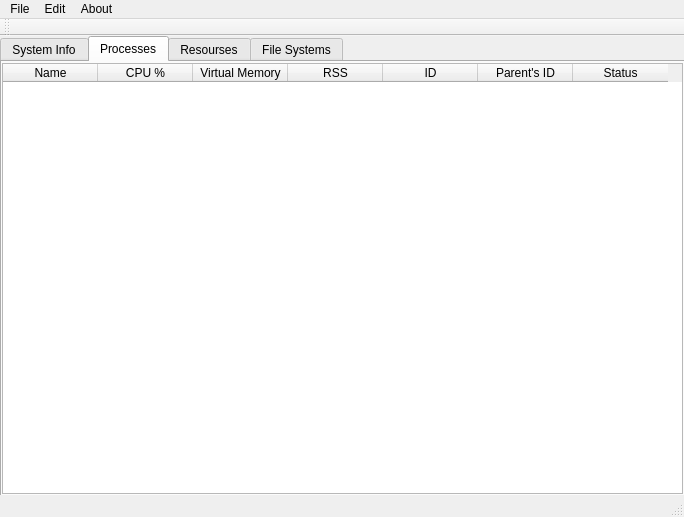
<?xml version="1.0" encoding="UTF-8"?>
<ui version="4.0">
 <class>MainWindow</class>
 <widget class="QMainWindow" name="MainWindow">
  <property name="geometry">
   <rect>
    <x>0</x>
    <y>0</y>
    <width>684</width>
    <height>517</height>
   </rect>
  </property>
  <property name="windowTitle">
   <string>System monitor</string>
  </property>
  <widget class="QWidget" name="centralWidget">
   <widget class="QTabWidget" name="tabMenu">
    <property name="geometry">
     <rect>
      <x>0</x>
      <y>0</y>
      <width>701</width>
      <height>461</height>
     </rect>
    </property>
    <property name="tabShape">
     <enum>QTabWidget::Rounded</enum>
    </property>
    <property name="currentIndex">
     <number>1</number>
    </property>
    <property name="elideMode">
     <enum>Qt::ElideNone</enum>
    </property>
    <property name="tabsClosable">
     <bool>false</bool>
    </property>
    <property name="movable">
     <bool>false</bool>
    </property>
    <property name="tabBarAutoHide">
     <bool>false</bool>
    </property>
    <widget class="QWidget" name="tabSysInfo">
     <property name="enabled">
      <bool>true</bool>
     </property>
     <property name="font">
      <font>
       <weight>75</weight>
       <italic>false</italic>
       <bold>true</bold>
      </font>
     </property>
     <attribute name="title">
      <string>System Info</string>
     </attribute>
     <widget class="QWidget" name="layoutWidget">
      <property name="geometry">
       <rect>
        <x>60</x>
        <y>10</y>
        <width>551</width>
        <height>411</height>
       </rect>
      </property>
      <layout class="QVBoxLayout" name="verticalLayoutSysInfo">
       <property name="spacing">
        <number>5</number>
       </property>
       <property name="sizeConstraint">
        <enum>QLayout::SetDefaultConstraint</enum>
       </property>
       <property name="leftMargin">
        <number>0</number>
       </property>
       <item>
        <widget class="QGroupBox" name="groupBoxSys">
         <property name="title">
          <string>System:</string>
         </property>
         <widget class="QWidget" name="layoutWidget">
          <property name="geometry">
           <rect>
            <x>70</x>
            <y>30</y>
            <width>341</width>
            <height>81</height>
           </rect>
          </property>
          <layout class="QHBoxLayout" name="horizontalLayout">
           <item>
            <layout class="QVBoxLayout" name="verticalLayout">
             <property name="spacing">
              <number>15</number>
             </property>
             <item>
              <widget class="QLabel" name="labelSysManufacturer">
               <property name="text">
                <string>Manufacturer:</string>
               </property>
              </widget>
             </item>
             <item>
              <widget class="QLabel" name="labelModel">
               <property name="text">
                <string>Model:</string>
               </property>
              </widget>
             </item>
             <item>
              <widget class="QLabel" name="labelCompName">
               <property name="text">
                <string>Computer Name:</string>
               </property>
              </widget>
             </item>
            </layout>
           </item>
           <item>
            <layout class="QVBoxLayout" name="verticalLayout_2">
             <property name="spacing">
              <number>15</number>
             </property>
             <property name="leftMargin">
              <number>15</number>
             </property>
             <item>
              <widget class="QLabel" name="labelSysManyfacturerInfo">
               <property name="text">
                <string>TextLabel</string>
               </property>
              </widget>
             </item>
             <item>
              <widget class="QLabel" name="labelModelInfo">
               <property name="text">
                <string>TextLabel</string>
               </property>
              </widget>
             </item>
             <item>
              <widget class="QLabel" name="labelCompNameInfo">
               <property name="text">
                <string>TextLabel</string>
               </property>
              </widget>
             </item>
            </layout>
           </item>
          </layout>
         </widget>
        </widget>
       </item>
       <item>
        <widget class="QGroupBox" name="groupBoxHardware">
         <property name="title">
          <string>Hardware:</string>
         </property>
         <widget class="QWidget" name="layoutWidget">
          <property name="geometry">
           <rect>
            <x>180</x>
            <y>30</y>
            <width>351</width>
            <height>77</height>
           </rect>
          </property>
          <layout class="QVBoxLayout" name="verticalLayout_4">
           <property name="spacing">
            <number>15</number>
           </property>
           <property name="leftMargin">
            <number>0</number>
           </property>
           <item>
            <widget class="QLabel" name="labelProcInfo">
             <property name="text">
              <string>TextLabel</string>
             </property>
             <property name="alignment">
              <set>Qt::AlignLeading|Qt::AlignLeft|Qt::AlignTop</set>
             </property>
            </widget>
           </item>
           <item>
            <widget class="QLabel" name="labelRAMInfo">
             <property name="text">
              <string>TextLabel</string>
             </property>
             <property name="alignment">
              <set>Qt::AlignLeading|Qt::AlignLeft|Qt::AlignTop</set>
             </property>
            </widget>
           </item>
           <item>
            <widget class="QLabel" name="labelSysTypeInfo">
             <property name="text">
              <string>TextLabel</string>
             </property>
             <property name="alignment">
              <set>Qt::AlignLeading|Qt::AlignLeft|Qt::AlignTop</set>
             </property>
            </widget>
           </item>
          </layout>
         </widget>
         <widget class="QWidget" name="layoutWidget">
          <property name="geometry">
           <rect>
            <x>70</x>
            <y>30</y>
            <width>94</width>
            <height>77</height>
           </rect>
          </property>
          <layout class="QVBoxLayout" name="verticalLayout_5">
           <property name="spacing">
            <number>15</number>
           </property>
           <item>
            <widget class="QLabel" name="labelProcessor">
             <property name="text">
              <string>Processor:</string>
             </property>
            </widget>
           </item>
           <item>
            <widget class="QLabel" name="labelRAM">
             <property name="text">
              <string>RAM:</string>
             </property>
            </widget>
           </item>
           <item>
            <widget class="QLabel" name="labelSysType">
             <property name="text">
              <string>System Type:</string>
             </property>
            </widget>
           </item>
          </layout>
         </widget>
        </widget>
       </item>
       <item>
        <widget class="QGroupBox" name="groupBoxSoft">
         <property name="title">
          <string>Software:</string>
         </property>
         <widget class="QWidget" name="layoutWidget">
          <property name="geometry">
           <rect>
            <x>70</x>
            <y>30</y>
            <width>341</width>
            <height>79</height>
           </rect>
          </property>
          <layout class="QHBoxLayout" name="horizontalLayout_3">
           <item>
            <layout class="QVBoxLayout" name="verticalLayout_8">
             <property name="spacing">
              <number>15</number>
             </property>
             <item>
              <widget class="QLabel" name="labelOSName">
               <property name="text">
                <string>OS Name:</string>
               </property>
              </widget>
             </item>
             <item>
              <widget class="QLabel" name="labelOSManufacturer">
               <property name="text">
                <string>OS Manufacturer:</string>
               </property>
              </widget>
             </item>
             <item>
              <widget class="QLabel" name="labelOsVersion">
               <property name="text">
                <string>OS Version</string>
               </property>
              </widget>
             </item>
            </layout>
           </item>
           <item>
            <layout class="QVBoxLayout" name="verticalLayout_9">
             <property name="spacing">
              <number>15</number>
             </property>
             <property name="leftMargin">
              <number>10</number>
             </property>
             <item>
              <widget class="QLabel" name="labelOSNameInfo">
               <property name="text">
                <string>TextLabel</string>
               </property>
               <property name="alignment">
                <set>Qt::AlignLeading|Qt::AlignLeft|Qt::AlignTop</set>
               </property>
              </widget>
             </item>
             <item>
              <widget class="QLabel" name="labelOSManufacturerInfo">
               <property name="text">
                <string>TextLabel</string>
               </property>
               <property name="alignment">
                <set>Qt::AlignLeading|Qt::AlignLeft|Qt::AlignTop</set>
               </property>
              </widget>
             </item>
             <item>
              <widget class="QLabel" name="labelOSVersionInfo">
               <property name="text">
                <string>TextLabel</string>
               </property>
               <property name="alignment">
                <set>Qt::AlignLeading|Qt::AlignLeft|Qt::AlignTop</set>
               </property>
              </widget>
             </item>
            </layout>
           </item>
          </layout>
         </widget>
        </widget>
       </item>
      </layout>
     </widget>
    </widget>
    <widget class="QWidget" name="tabProcesses">
     <attribute name="title">
      <string>Processes</string>
     </attribute>
     <widget class="QTableWidget" name="tableWidgetProcesses">
      <property name="geometry">
       <rect>
        <x>0</x>
        <y>1</y>
        <width>681</width>
        <height>431</height>
       </rect>
      </property>
      <property name="horizontalScrollBarPolicy">
       <enum>Qt::ScrollBarAlwaysOff</enum>
      </property>
      <property name="autoScroll">
       <bool>true</bool>
      </property>
      <attribute name="horizontalHeaderDefaultSectionSize">
       <number>95</number>
      </attribute>
      <column>
       <property name="text">
        <string>Name</string>
       </property>
      </column>
      <column>
       <property name="text">
        <string>CPU %</string>
       </property>
      </column>
      <column>
       <property name="text">
        <string>Virtual Memory</string>
       </property>
      </column>
      <column>
       <property name="text">
        <string>RSS</string>
       </property>
      </column>
      <column>
       <property name="text">
        <string>ID</string>
       </property>
      </column>
      <column>
       <property name="text">
        <string>Parent's ID</string>
       </property>
      </column>
      <column>
       <property name="text">
        <string>Status</string>
       </property>
      </column>
     </widget>
    </widget>
    <widget class="QWidget" name="tabResourses">
     <attribute name="title">
      <string>Resourses</string>
     </attribute>
     <widget class="QWidget" name="layoutWidget">
      <property name="geometry">
       <rect>
        <x>40</x>
        <y>20</y>
        <width>601</width>
        <height>391</height>
       </rect>
      </property>
      <layout class="QVBoxLayout" name="verticalLayout_10">
       <property name="spacing">
        <number>70</number>
       </property>
       <item>
        <layout class="QHBoxLayout" name="horizontalLayout_4">
         <property name="spacing">
          <number>75</number>
         </property>
         <item>
          <widget class="QLabel" name="labelCPUResourse">
           <property name="font">
            <font>
             <weight>75</weight>
             <italic>false</italic>
             <bold>true</bold>
             <underline>false</underline>
             <strikeout>false</strikeout>
             <kerning>true</kerning>
            </font>
           </property>
           <property name="mouseTracking">
            <bool>true</bool>
           </property>
           <property name="text">
            <string>CPU:</string>
           </property>
          </widget>
         </item>
         <item>
          <widget class="QGraphicsView" name="graphicsViewCPU">
           <property name="mouseTracking">
            <bool>false</bool>
           </property>
          </widget>
         </item>
        </layout>
       </item>
       <item>
        <layout class="QHBoxLayout" name="horizontalLayout_5">
         <property name="spacing">
          <number>50</number>
         </property>
         <item>
          <widget class="QLabel" name="labelMemoryResourse">
           <property name="font">
            <font>
             <weight>75</weight>
             <italic>false</italic>
             <bold>true</bold>
             <underline>false</underline>
             <strikeout>false</strikeout>
             <kerning>true</kerning>
            </font>
           </property>
           <property name="mouseTracking">
            <bool>true</bool>
           </property>
           <property name="text">
            <string>Memory:</string>
           </property>
          </widget>
         </item>
         <item>
          <widget class="QGraphicsView" name="graphicsViewCPU_2">
           <property name="mouseTracking">
            <bool>false</bool>
           </property>
          </widget>
         </item>
        </layout>
       </item>
      </layout>
     </widget>
    </widget>
    <widget class="QWidget" name="tabFileSys">
     <attribute name="title">
      <string>File Systems</string>
     </attribute>
     <widget class="QTableWidget" name="tableWidgetFileSys">
      <property name="geometry">
       <rect>
        <x>0</x>
        <y>1</y>
        <width>681</width>
        <height>431</height>
       </rect>
      </property>
      <property name="horizontalScrollBarPolicy">
       <enum>Qt::ScrollBarAlwaysOff</enum>
      </property>
      <property name="columnCount">
       <number>5</number>
      </property>
      <attribute name="horizontalHeaderCascadingSectionResizes">
       <bool>false</bool>
      </attribute>
      <attribute name="horizontalHeaderDefaultSectionSize">
       <number>133</number>
      </attribute>
      <column>
       <property name="text">
        <string>Devise</string>
       </property>
      </column>
      <column>
       <property name="text">
        <string>Direction</string>
       </property>
      </column>
      <column>
       <property name="text">
        <string>Type</string>
       </property>
      </column>
      <column>
       <property name="text">
        <string>Total Memory</string>
       </property>
      </column>
      <column>
       <property name="text">
        <string>Available Memory</string>
       </property>
      </column>
     </widget>
    </widget>
   </widget>
   <widget class="QWidget" name="layoutWidget">
    <property name="geometry">
     <rect>
      <x>0</x>
      <y>0</y>
      <width>2</width>
      <height>2</height>
     </rect>
    </property>
    <layout class="QVBoxLayout" name="verticalLayout_3"/>
   </widget>
   <widget class="QWidget" name="layoutWidget">
    <property name="geometry">
     <rect>
      <x>0</x>
      <y>0</y>
      <width>2</width>
      <height>2</height>
     </rect>
    </property>
    <layout class="QGridLayout" name="gridLayout_5"/>
   </widget>
   <widget class="QWidget" name="layoutWidget">
    <property name="geometry">
     <rect>
      <x>0</x>
      <y>0</y>
      <width>2</width>
      <height>2</height>
     </rect>
    </property>
    <layout class="QVBoxLayout" name="verticalLayout_6"/>
   </widget>
   <widget class="QWidget" name="layoutWidget">
    <property name="geometry">
     <rect>
      <x>0</x>
      <y>0</y>
      <width>2</width>
      <height>2</height>
     </rect>
    </property>
    <layout class="QVBoxLayout" name="verticalLayout_7"/>
   </widget>
  </widget>
  <widget class="QMenuBar" name="menuBar">
   <property name="geometry">
    <rect>
     <x>0</x>
     <y>0</y>
     <width>684</width>
     <height>20</height>
    </rect>
   </property>
   <widget class="QMenu" name="menuFile">
    <property name="title">
     <string>File</string>
    </property>
   </widget>
   <widget class="QMenu" name="menuEdit">
    <property name="title">
     <string>Edit</string>
    </property>
   </widget>
   <widget class="QMenu" name="menuAbout">
    <property name="title">
     <string>About</string>
    </property>
   </widget>
   <addaction name="menuFile"/>
   <addaction name="menuEdit"/>
   <addaction name="menuAbout"/>
  </widget>
  <widget class="QToolBar" name="mainToolBar">
   <attribute name="toolBarArea">
    <enum>TopToolBarArea</enum>
   </attribute>
   <attribute name="toolBarBreak">
    <bool>false</bool>
   </attribute>
  </widget>
  <widget class="QStatusBar" name="statusBar"/>
 </widget>
 <layoutdefault spacing="6" margin="11"/>
 <resources/>
 <connections/>
</ui>
